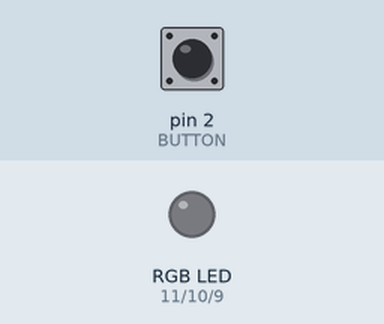
A sketch run on a simulated Arduino Uno, built with avr-gcc and run on an emulated ATmega328P. On the bench: an RGB LED mixed from three pins (HIGH = lit). The inputs (shaded band) are chosen by the test bench; at power-on: pin 2 (BUTTON) LOW. Dim RGB values are drawn brighter than linear; what the sketch prints to the serial monitor is not drawn.

Above: at 1.2 s.
1.3 s: pin 2 (BUTTON) pulled HIGH for 0.15 s
At 2.2 s:
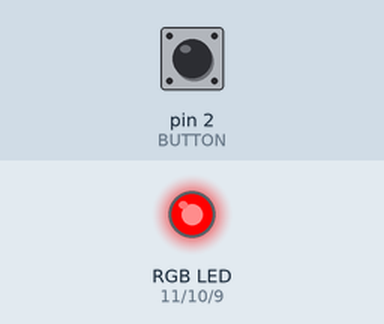
2.9 s: pin 2 (BUTTON) pulled HIGH for 1 s
At 3.4 s:
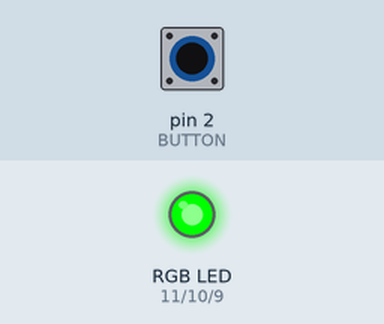
5.4 s: pin 2 (BUTTON) pulled HIGH for 0.15 s
At 6.5 s:
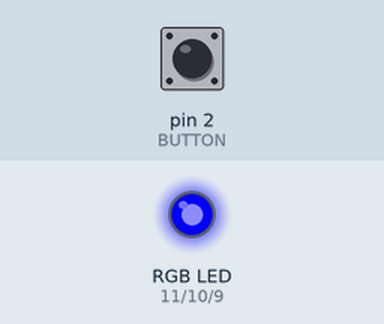
7.0 s: pin 2 (BUTTON) pulled HIGH for 3.2 s
At 7.7 s:
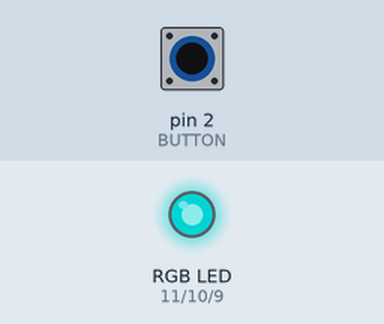
11.7 s: pin 2 (BUTTON) pulled HIGH for 0.15 s
At 12.5 s:
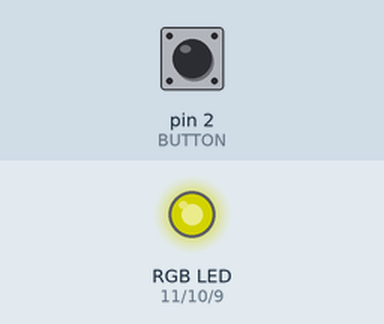
13.3 s: pin 2 (BUTTON) pulled HIGH for 1 s
At 13.7 s:
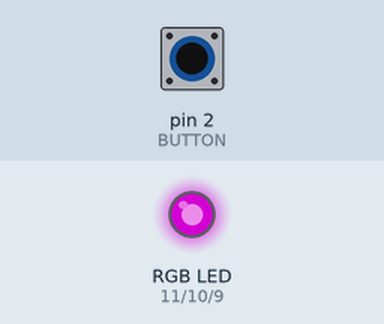
Timing chart, 0 to 16.3 s (numbered marks = the images above; inputs shaded):
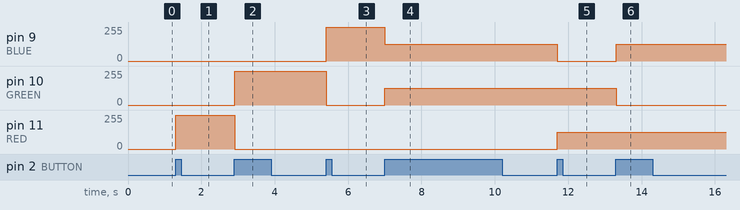

The sketch:

nightlight.ino
```cpp
const int RED = 11;
const int GREEN = 10;
const int BLUE = 9;
const int BUTTON = 2;

bool ledState = LOW;

bool previous = LOW;
bool current = LOW;

bool previousBut = LOW;
bool currentBut = LOW;

int ledCount = 1;


void setup() {

  pinMode(RED, OUTPUT);
  pinMode(GREEN, OUTPUT);
  pinMode(BLUE, OUTPUT);

  Serial.begin(112500);

}


boolean debounce(bool previous) {

  current = digitalRead(BUTTON);

  if (previous != current) {
    delay(5);

    current = digitalRead(BUTTON);
  }
  return current;
}


void colour(int count) {
  char colours[] = {RED, BLUE, GREEN};

  // Off
  if (count == 0) {
    digitalWrite(RED, LOW);
    Serial.println(colours[0]);
    digitalWrite(colours[1], LOW);
    digitalWrite(colours[2], LOW);
  }

  // Red
  else if (count == 1) {
    digitalWrite(RED, HIGH);
    digitalWrite(GREEN, LOW);
    digitalWrite(BLUE, LOW);
  }

  // Green
  else if (count == 2) {
    digitalWrite(RED, LOW);
    digitalWrite(GREEN, HIGH);
    digitalWrite(BLUE, LOW);
  }

  // Blue
  else if (count == 3) {
    digitalWrite(RED, LOW);
    digitalWrite(GREEN, LOW);
    digitalWrite(BLUE, HIGH);
  }

  // Teal
  else if (count == 4) {
    analogWrite(RED, 0);
    analogWrite(GREEN, 127);
    analogWrite(BLUE, 127);
  }

  // Orange
  else if (count == 5) {
    analogWrite(RED, 127);
    analogWrite(GREEN, 127);
    analogWrite(BLUE, 0);
  }

  // Purple
  else if (count == 6) {
    analogWrite(RED, 127);
    analogWrite(GREEN, 0);
    analogWrite(BLUE, 127);
  }

  // White
  else if (count == 7) {
    analogWrite(RED, 85);
    analogWrite(GREEN, 85);
    analogWrite(BLUE, 85);
  }
}

void loop() {
  // put your main code here, to run repeatedly:

  currentBut = debounce(previousBut);

  if (previousBut == LOW && currentBut ==HIGH) {

    Serial.print(ledCount);
    colour(ledCount);
    ledCount ++;
  }

  if (ledCount == 8) {
      ledCount = 0;
  }
  previousBut = currentBut;
}
```

Measured:
- after the input at 1.3 s, pin 11 (RED): 0/255 → 255/255 at once
- after the input at 2.9 s, pin 10 (GREEN): 0/255 → 255/255 at once; pin 11 (RED): 255/255 → 0/255 at once
- after the input at 5.4 s, pin 9 (BLUE): 0/255 → 255/255 at once; pin 10 (GREEN): 255/255 → 0/255 at once
- after the input at 7.0 s, pin 9 (BLUE): 255/255 → 127/255 at once; pin 10 (GREEN): 0/255 → 127/255 at once
- after the input at 11.7 s, pin 9 (BLUE): 127/255 → 0/255 at once; pin 11 (RED): 0/255 → 127/255 at once
- after the input at 13.3 s, pin 9 (BLUE): 0/255 → 127/255 at once; pin 10 (GREEN): 127/255 → 0/255 at once
